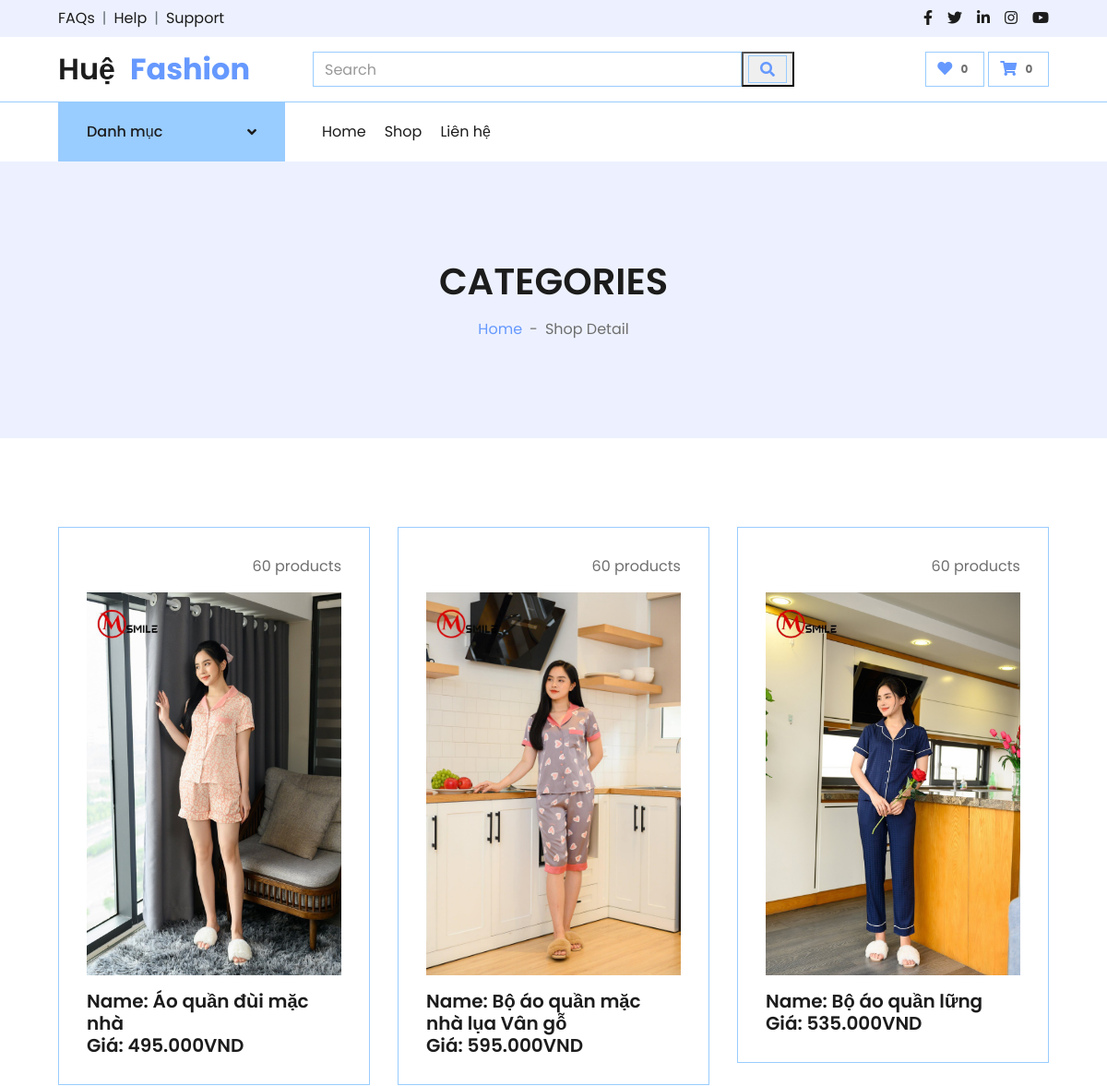
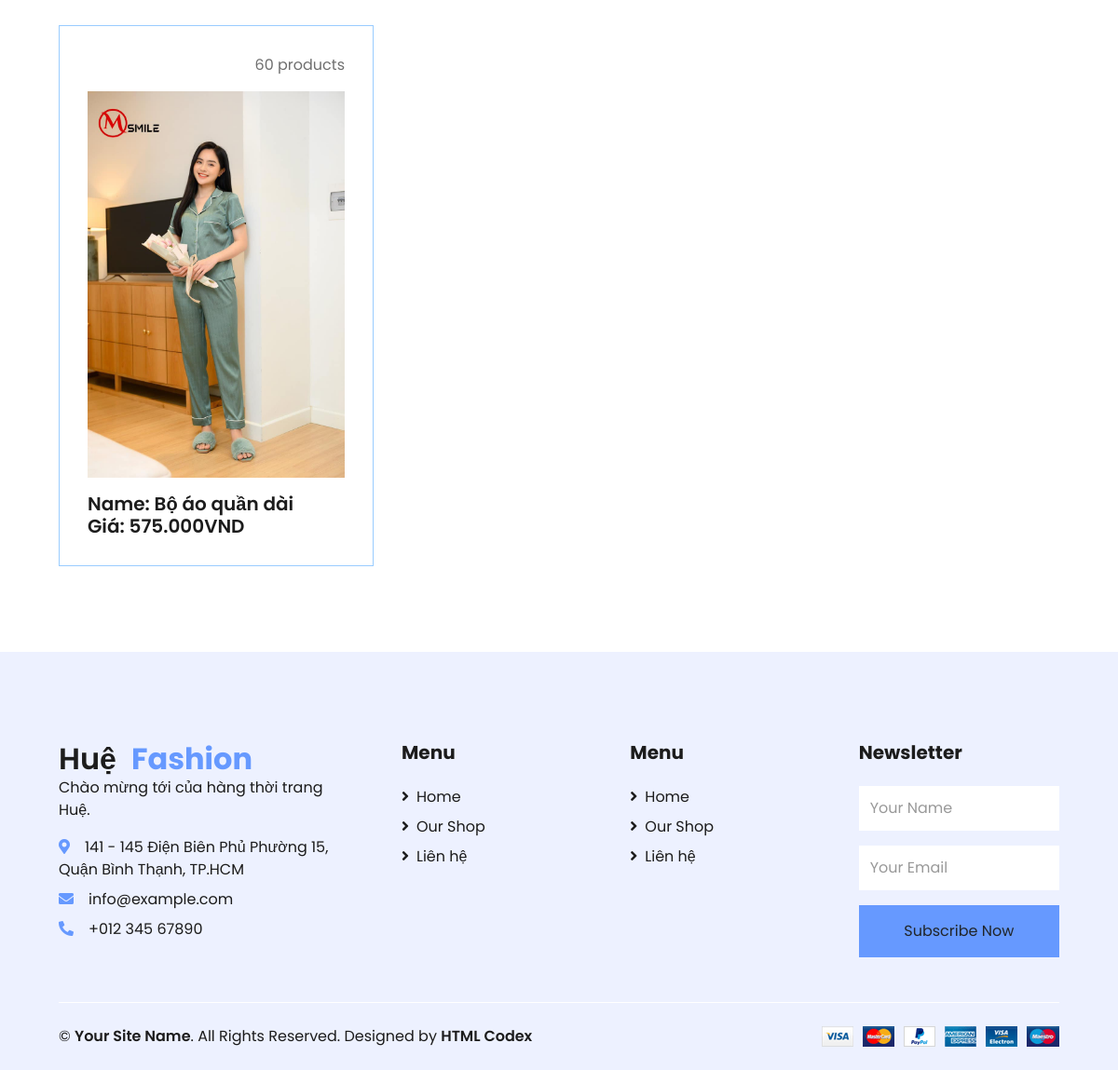
The app's page /category/aoquanmacnha (signed in) with its own data (2 pictures, top to bottom).
### main.py (models this page shows)
class Product(db.Model):
    id = db.Column(db.Integer, primary_key=True)
    type = db.Column(db.String(100), nullable=False)
    name = db.Column(db.String(500), nullable=False)
    unitprice = db.Column(db.Text, nullable=False)
    detail = db.Column(db.String(500), nullable=False)
    picture = db.Column(db.String(500), nullable=False)
    picture1 = db.Column(db.String(500), nullable=False)
    quatity = db.Column(db.Integer, nullable=False)

### main.py (the view)
@app.route('/category/<string:type>')
def type_category(type):
    print(type)
    product = Product.query.all()
    return render_template('category.html', product=product, type=type)

### main.py
class SearchForm(FlaskForm):
    searched = StringField("Searched", validators=[DataRequired()])
    submit = SubmitField("Submit")

### main.py (called while the page is built)
@login_manager.user_loader
def load_user(user_id):
    return Users.query.get(int(user_id))

@app.context_processor
def base():
    form = SearchForm()
    return dict(form=form)

### templates/category.html (shortened to what this page needs)
<!DOCTYPE html>
<html lang="en">
<head>
    <link href="https://cdnjs.cloudflare.com/ajax/libs/font-awesome/5.10.0/css/all.min.css" rel="stylesheet">
    <link href="../static/lib/owlcarousel/assets/owl.carousel.min.css" rel="stylesheet">
    <link href="../static/neo_css/style.css" rel="stylesheet">
</head>
<body>
<div class="container-fluid">
    <div class="row bg-secondary py-2 px-xl-5">
        <div class="col-lg-6 d-none d-lg-block">
            <div class="d-inline-flex align-items-center">
                <a class="text-dark" href="">FAQs</a>
                <span class="text-muted px-2">|</span>
                <a class="text-dark" href="">Help</a>
                <span class="text-muted px-2">|</span>
                <a class="text-dark" href="">Support</a>
            </div>
        </div>
        <div class="col-lg-6 text-center text-lg-right">
            <div class="d-inline-flex align-items-center">
                <a class="text-dark px-2" href="">
                    <i class="fab fa-facebook-f"></i>
                </a>
                <a class="text-dark px-2" href="">
                    <i class="fab fa-twitter"></i>
                </a>
                <a class="text-dark px-2" href="">
                    <i class="fab fa-linkedin-in"></i>
                </a>
                <a class="text-dark px-2" href="">
                    <i class="fab fa-instagram"></i>
                </a>
                <a class="text-dark pl-2" href="">
                    <i class="fab fa-youtube"></i>
                </a>
            </div>
        </div>
    </div>
    <div class="row align-items-center py-3 px-xl-5">
        <div class="col-lg-3 d-none d-lg-block">
            <a href="/" class="text-decoration-none">
                <h2 class="m-0 display-5 font-weight-semi-bold">Huệ<span
                        class="text-primary font-weight-bold px-3 mr-1">Fashion</span></h2>
            </a>
        </div>
        <div class="col-lg-6 col-6 text-left">
            <form method="POST" action="/search_product" class="d-flex">
                <input class="form-control me-2" type="search" placeholder="Search" aria-label="Search" name="search">
                <button type="submit">
                    <div class="input-group-append">
                        <span class="input-group-text bg-transparent text-primary">
                            <i class="fa fa-search"></i>
                        </span>
                    </div>
                </button>
            </form>
        </div>
        <div class="col-lg-3 col-6 text-right">
            <a href="" class="btn border">
                <i class="fas fa-heart text-primary"></i>
                <span class="badge">0</span>
            </a>
            <a href="" class="btn border">
                <i class="fas fa-shopping-cart text-primary"></i>
                <span class="badge">0</span>
            </a>
        </div>
    </div>
</div>
<div class="container-fluid">
    <div class="row border-top px-xl-5">
        <div class="col-lg-3 d-none d-lg-block">
            <a class="btn shadow-none d-flex align-items-center justify-content-between bg-primary text-white w-100"
               data-toggle="collapse" href="#navbar-vertical" style="height: 65px; margin-top: -1px; padding: 0 30px;">
                <h6 class="m-0">Danh mục</h6>
                <i class="fa fa-angle-down text-dark"></i>
            </a>
        </div>
        <div class="col-lg-9">
            <nav class="navbar navbar-expand-lg bg-light navbar-light py-3 py-lg-0 px-0">
                <div class="collapse navbar-collapse justify-content-between" id="navbarCollapse">
                    <div class="navbar-nav mr-auto py-0">
                        <a href="/" class="nav-item nav-link">Home</a>
                        <a href="/shop.html" class="nav-item nav-link">Shop</a>
                        <a href="/contact.html" class="nav-item nav-link">Liên hệ</a>
                    </div>
                </div>
            </nav>
        </div>
    </div>
</div>
<div class="container-fluid bg-secondary mb-5">
    <div class="d-flex flex-column align-items-center justify-content-center" style="min-height: 300px">
        <h1 class="font-weight-semi-bold text-uppercase mb-3">Categories</h1>
        <div class="d-inline-flex">
            <p class="m-0"><a href="">Home</a></p>
            <p class="m-0 px-2">-</p>
            <p class="m-0">Shop Detail</p>
        </div>
    </div>
</div>
<div class="container-fluid pt-5">
    <div class="row px-xl-5 pb-3">
        {% for x in product %}
        <div class="col-lg-4 col-md-6 pb-1">
            <div class="cat-item d-flex flex-column border mb-4" style="padding: 30px;">
                <p class="text-right">{{ x.quatity }} products</p>
                <a href="/detail/{{ x.id }}" class="cat-img position-relative overflow-hidden mb-3">
                    <img class="img-fluid" src="../{{ x.picture }}" alt="{{ x.picture }}">
                </a>
                <h5 class="font-weight-semi-bold m-0">Name: {{ x.name }} <br> Giá: {{ x.unitprice }}</h5>
            </div>
        </div>
        {% endfor %}
    </div>
</div>
<div class="container-fluid bg-secondary text-dark mt-5 pt-5">
    <div class="row px-xl-5 pt-5">
        <div class="col-lg-4 col-md-12 mb-5 pr-3 pr-xl-5">
            <a href="/" class="text-decoration-none">
                <h2 class="m-0 display-5 font-weight-semi-bold">Huệ<span
                        class="text-primary font-weight-bold px-3 mr-1">Fashion</span></h2>
            </a>
            <p>Chào mừng tới của hàng thời trang Huệ.</p>
            <p class="mb-2"><i class="fa fa-map-marker-alt text-primary mr-3"></i>141 - 145 Điện Biên Phủ Phường 15, Quận Bình Thạnh, TP.HCM</p>
            <p class="mb-2"><i class="fa fa-envelope text-primary mr-3"></i>info@example.com</p>
            <p class="mb-0"><i class="fa fa-phone-alt text-primary mr-3"></i>+012 345 67890</p>
        </div>
        <div class="col-lg-8 col-md-12">
            <div class="row">
                <div class="col-md-4 mb-5">
                    <h5 class="font-weight-bold text-dark mb-4">Menu</h5>
                    <div class="d-flex flex-column justify-content-start">
                        <a class="text-dark mb-2" href="/"><i class="fa fa-angle-right mr-2"></i>Home</a>
                        <a class="text-dark mb-2" href="/shop.html"><i class="fa fa-angle-right mr-2"></i>Our Shop</a>
                        <a class="text-dark" href="/contact.html"><i class="fa fa-angle-right mr-2"></i>Liên hệ</a>
                    </div>
                </div>
                <div class="col-md-4 mb-5">
                    <h5 class="font-weight-bold text-dark mb-4">Menu</h5>
                    <div class="d-flex flex-column justify-content-start">
                        <a class="text-dark mb-2" href="/"><i class="fa fa-angle-right mr-2"></i>Home</a>
                        <a class="text-dark mb-2" href="/shop.html"><i class="fa fa-angle-right mr-2"></i>Our Shop</a>
                        <a class="text-dark" href="contact.html"><i class="fa fa-angle-right mr-2"></i>Liên hệ</a>
                    </div>
                </div>
                <div class="col-md-4 mb-5">
                    <h5 class="font-weight-bold text-dark mb-4">Newsletter</h5>
                    <form action="">
                        <div class="form-group">
                            <input type="text" class="form-control border-0 py-4" placeholder="Your Name"
                                   required="required"/>
                        </div>
                        <div class="form-group">
                            <input type="email" class="form-control border-0 py-4" placeholder="Your Email"
                                   required="required"/>
                        </div>
                        <div>
                            <button class="btn btn-primary btn-block border-0 py-3" type="submit">Subscribe Now</button>
                        </div>
                    </form>
                </div>
            </div>
        </div>
    </div>
    <div class="row border-top border-light mx-xl-5 py-4">
        <div class="col-md-6 px-xl-0">
            <p class="mb-md-0 text-center text-md-left text-dark">
                &copy; <a class="text-dark font-weight-semi-bold" href="#">Your Site Name</a>. All Rights Reserved.
                Designed
                by
                <a class="text-dark font-weight-semi-bold" href="https://htmlcodex.com">HTML Codex</a>
            </p>
        </div>
        <div class="col-md-6 px-xl-0 text-center text-md-right">
            <img class="img-fluid" src="static/img/payments.png" alt="">
        </div>
    </div>
</div>
</body>
</html>

### records on screen
Product: quatity "60", picture (picture), name "Áo quần đùi mặc nhà", unitprice "495.000VND"
Product: quatity "60", picture (picture), name "Bộ áo quần mặc nhà lụa Vân gỗ", unitprice "595.000VND"
Product: quatity "60", picture (picture), name "Bộ áo quần lững", unitprice "535.000VND"
Product: quatity "60", picture (picture), name "Bộ áo quần dài", unitprice "575.000VND"
